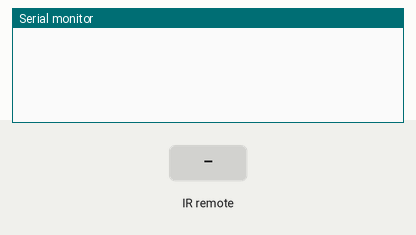
Bench run of a sketch on a simulated Arduino Uno, built with avr-gcc and run on an emulated ATmega328P. Parts: the last lines printed to the serial monitor. The test bench sets the inputs (shaded band).

Above: at 1.2 s.
1.3 s: infrared code 0x20DF02FD received
At 2.3 s:
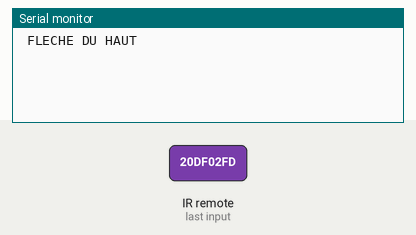
2.8 s: infrared code 0x20DF609F received
At 3.5 s:
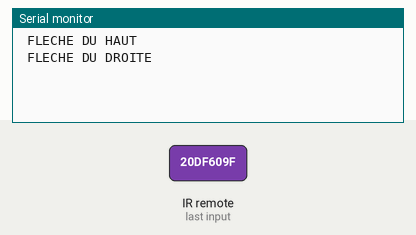
4.3 s: infrared code 0x20DF827D received
At 5.5 s:
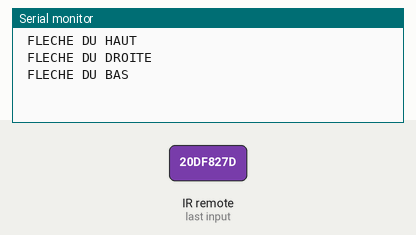
5.8 s: infrared code 0x20DFE01F received
At 6.9 s:
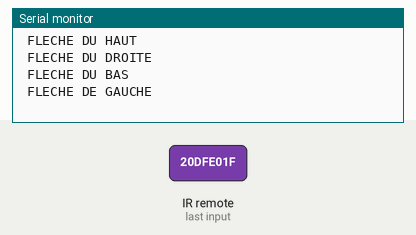
7.3 s: infrared code 0xFFFFFFFF received
At 8.1 s:
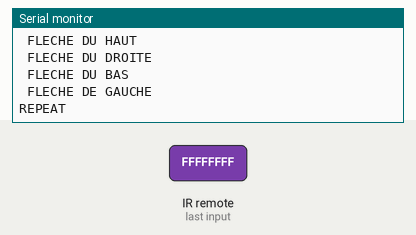

Measured:
- after the input at 1.3 s, the serial monitor: prints a new line at once (image 1)
- after the input at 2.8 s, the serial monitor: prints a new line at once (image 2)
- after the input at 4.3 s, the serial monitor: prints a new line at once (image 3)
- after the input at 5.8 s, the serial monitor: prints a new line at once (image 4)
- after the input at 7.3 s, the serial monitor: prints a new line at once (image 5)

The sketch:

Telecommande_IR.ino
```cpp
#include <IRremote.h>

int receiver = 2;

IRrecv irrecv(receiver);           // create instance of 'irrecv'
decode_results results;            // create instance of 'decode_results'
/*-----( Declare Variables )-----*/


void setup()   /*----( SETUP: RUNS ONCE )----*/
{
  Serial.begin(9600);
  irrecv.enableIRIn(); // Start the receiver

}/*--(end setup )---*/


void loop()   /*----( LOOP: RUNS CONSTANTLY )----*/
{
  if (irrecv.decode(&results)) // have we received an IR signal?

  {
//    Serial.println(results.value, HEX);  UN Comment to see raw values
    translateIR();
    irrecv.resume(); // receive the next value
  }
}/* --(end main loop )-- */

/*-----( Declare User-written Functions )-----*/
void translateIR() // takes action based on IR code received

// describing KEYES Remote IR codes

{

  switch(results.value)

  {

  case 0x20DF02FD: Serial.println(" FLECHE DU HAUT"); break;
  case 0x20DF609F: Serial.println(" FLECHE DU DROITE");    break;
  case 0x20DF827D: Serial.println(" FLECHE DU BAS");    break;
  case 0x20DFE01F: Serial.println(" FLECHE DE GAUCHE");   break;
  case 0x2F0: Serial.println(" FLECHE DU HAUT"); break;
  case 0xCD0: Serial.println(" FLECHE DE DROITE");    break;
  case 0xAF0: Serial.println(" FLECHE DU BAS");    break;
  case 0x2D0: Serial.println(" FLECHE DE GAUCHE");    break;

  case 0xFFFFFFFF: Serial.println("REPEAT");break;

  default:
    Serial.println(" other button   ");

  }// End Case

  delay(500); // Do not get immediate repeat


} //END translateIR


/* ( THE END ) */
```
